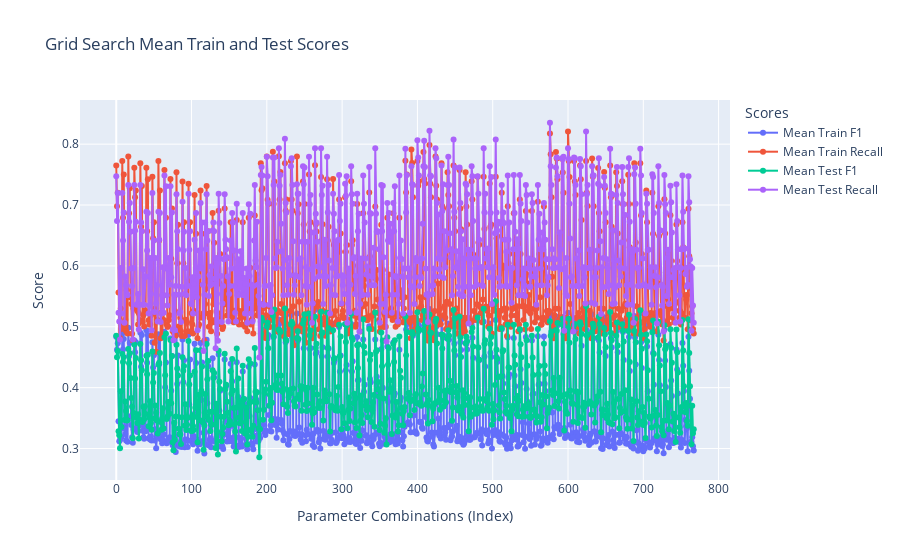

Write notebook code for a chart like this one.
### Code cell
results = pd.DataFrame(grid_search.cv_results_)

filter = results['mean_train_recall'] == 1
filter = pd.Series([True] * len(results)) # include all data

fig = go.Figure()
# Add mean train score trace
fig.add_trace(go.Scatter(
    x=list(range(len(results["mean_train_f1"][filter]))),
    y=results["mean_train_f1"][filter],
    mode='lines+markers',
    name='Mean Train F1',
    text=list(results['params'][filter]),  # Display parameter values on hover
    hoverinfo='text+y+x',  # Show parameter values and y value
))
fig.add_trace(go.Scatter(
    x=list(range(len(results["mean_train_recall"][filter]))),
    y=results["mean_train_recall"][filter],
    mode='lines+markers',
    name='Mean Train Recall',
    text=list(results['params'][filter]),  # Display parameter values on hover
    hoverinfo='text+y+x',  # Show parameter values and y value
))
# Add mean test score trace
fig.add_trace(go.Scatter(
    x=list(range(len(results["mean_test_f1"][filter]))),
    y=results["mean_test_f1"][filter],
    mode='lines+markers',
    name='Mean Test F1',
    text=list(results['params'][filter]),  # Display parameter values on hover
    hoverinfo='text+y+x',  # Show parameter values and y value
))
fig.add_trace(go.Scatter(
    x=list(range(len(results["mean_test_recall"][filter]))),
    y=results["mean_test_recall"][filter],
    mode='lines+markers',
    name='Mean Test Recall',
    text=list(results['params'][filter]),  # Display parameter values on hover
    hoverinfo='text+y+x',  # Show parameter values and y value
))

# Update layout
fig.update_layout(
    title='Grid Search Mean Train and Test Scores',
    xaxis_title='Parameter Combinations (Index)',
    yaxis_title='Score',
    legend_title='Scores',
    hovermode='closest'
)
fig.show()

### Figure 1 — Plotly figure (JSON) as saved in the notebook; plotly's stock layout.template omitted (floating-point values rounded to 4 significant figures; data arrays with more than 128 entries replaced by an {"elided": "..."} marker saying what was removed)
{"data": [{"hoverinfo": "text+y+x", "mode": "lines+markers", "name": "Mean Train F1", "text": {"elided": "768 str values"}, "type": "scatter", "x": {"elided": "768 int values"}, "y": {"elided": "768 float values"}}, {"hoverinfo": "text+y+x", "mode": "lines+markers", "name": "Mean Train Recall", "text": {"elided": "768 str values"}, "type": "scatter", "x": {"elided": "768 int values"}, "y": {"elided": "768 float values"}}, {"hoverinfo": "text+y+x", "mode": "lines+markers", "name": "Mean Test F1", "text": {"elided": "768 str values"}, "type": "scatter", "x": {"elided": "768 int values"}, "y": {"elided": "768 float values"}}, {"hoverinfo": "text+y+x", "mode": "lines+markers", "name": "Mean Test Recall", "text": {"elided": "768 str values"}, "type": "scatter", "x": {"elided": "768 int values"}, "y": {"elided": "768 float values"}}], "layout": {"hovermode": "closest", "legend": {"title": {"text": "Scores"}}, "title": {"text": "Grid Search Mean Train and Test Scores"}, "xaxis": {"title": {"text": "Parameter Combinations (Index)"}}, "yaxis": {"title": {"text": "Score"}}}}
